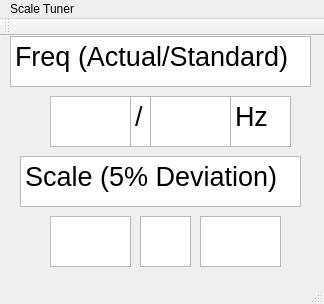
<?xml version="1.0" encoding="UTF-8"?>
<ui version="4.0">
 <class>MainWindow</class>
 <widget class="QMainWindow" name="MainWindow">
  <property name="geometry">
   <rect>
    <x>0</x>
    <y>0</y>
    <width>324</width>
    <height>304</height>
   </rect>
  </property>
  <property name="windowTitle">
   <string>MainWindow</string>
  </property>
  <widget class="QWidget" name="centralWidget">
   <widget class="QTextBrowser" name="textBrowser">
    <property name="geometry">
     <rect>
      <x>50</x>
      <y>60</y>
      <width>81</width>
      <height>51</height>
     </rect>
    </property>
    <property name="html">
     <string>&lt;!DOCTYPE HTML PUBLIC &quot;-//W3C//DTD HTML 4.0//EN&quot; &quot;http://www.w3.org/TR/REC-html40/strict.dtd&quot;&gt;
&lt;html&gt;&lt;head&gt;&lt;meta name=&quot;qrichtext&quot; content=&quot;1&quot; /&gt;&lt;style type=&quot;text/css&quot;&gt;
p, li { white-space: pre-wrap; }
&lt;/style&gt;&lt;/head&gt;&lt;body style=&quot; font-family:'Roboto'; font-size:12pt; font-weight:200; font-style:normal;&quot;&gt;
&lt;p style=&quot;-qt-paragraph-type:empty; margin-top:0px; margin-bottom:0px; margin-left:0px; margin-right:0px; -qt-block-indent:0; text-indent:0px;&quot;&gt;&lt;br /&gt;&lt;/p&gt;&lt;/body&gt;&lt;/html&gt;</string>
    </property>
   </widget>
   <widget class="QTextBrowser" name="textBrowser_2">
    <property name="geometry">
     <rect>
      <x>150</x>
      <y>60</y>
      <width>81</width>
      <height>51</height>
     </rect>
    </property>
    <property name="html">
     <string>&lt;!DOCTYPE HTML PUBLIC &quot;-//W3C//DTD HTML 4.0//EN&quot; &quot;http://www.w3.org/TR/REC-html40/strict.dtd&quot;&gt;
&lt;html&gt;&lt;head&gt;&lt;meta name=&quot;qrichtext&quot; content=&quot;1&quot; /&gt;&lt;style type=&quot;text/css&quot;&gt;
p, li { white-space: pre-wrap; }
&lt;/style&gt;&lt;/head&gt;&lt;body style=&quot; font-family:'Roboto'; font-size:12pt; font-weight:200; font-style:normal;&quot;&gt;
&lt;p style=&quot;-qt-paragraph-type:empty; margin-top:0px; margin-bottom:0px; margin-left:0px; margin-right:0px; -qt-block-indent:0; text-indent:0px;&quot;&gt;&lt;br /&gt;&lt;/p&gt;&lt;/body&gt;&lt;/html&gt;</string>
    </property>
   </widget>
   <widget class="QTextBrowser" name="textBrowser_3">
    <property name="geometry">
     <rect>
      <x>230</x>
      <y>60</y>
      <width>61</width>
      <height>51</height>
     </rect>
    </property>
    <property name="html">
     <string>&lt;!DOCTYPE HTML PUBLIC &quot;-//W3C//DTD HTML 4.0//EN&quot; &quot;http://www.w3.org/TR/REC-html40/strict.dtd&quot;&gt;
&lt;html&gt;&lt;head&gt;&lt;meta name=&quot;qrichtext&quot; content=&quot;1&quot; /&gt;&lt;style type=&quot;text/css&quot;&gt;
p, li { white-space: pre-wrap; }
&lt;/style&gt;&lt;/head&gt;&lt;body style=&quot; font-family:'Roboto'; font-size:12pt; font-weight:200; font-style:normal;&quot;&gt;
&lt;p style=&quot; margin-top:0px; margin-bottom:0px; margin-left:0px; margin-right:0px; -qt-block-indent:0; text-indent:0px;&quot;&gt;&lt;span style=&quot; font-size:20pt;&quot;&gt;Hz&lt;/span&gt;&lt;/p&gt;&lt;/body&gt;&lt;/html&gt;</string>
    </property>
   </widget>
   <widget class="QTextBrowser" name="textBrowser_4">
    <property name="geometry">
     <rect>
      <x>10</x>
      <y>0</y>
      <width>301</width>
      <height>51</height>
     </rect>
    </property>
    <property name="html">
     <string>&lt;!DOCTYPE HTML PUBLIC &quot;-//W3C//DTD HTML 4.0//EN&quot; &quot;http://www.w3.org/TR/REC-html40/strict.dtd&quot;&gt;
&lt;html&gt;&lt;head&gt;&lt;meta name=&quot;qrichtext&quot; content=&quot;1&quot; /&gt;&lt;style type=&quot;text/css&quot;&gt;
p, li { white-space: pre-wrap; }
&lt;/style&gt;&lt;/head&gt;&lt;body style=&quot; font-family:'Roboto'; font-size:12pt; font-weight:200; font-style:normal;&quot;&gt;
&lt;p style=&quot; margin-top:0px; margin-bottom:0px; margin-left:0px; margin-right:0px; -qt-block-indent:0; text-indent:0px;&quot;&gt;&lt;span style=&quot; font-size:20pt;&quot;&gt;Freq (Actual/Standard)&lt;/span&gt;&lt;/p&gt;&lt;/body&gt;&lt;/html&gt;</string>
    </property>
   </widget>
   <widget class="QTextBrowser" name="textBrowser_5">
    <property name="geometry">
     <rect>
      <x>20</x>
      <y>120</y>
      <width>281</width>
      <height>51</height>
     </rect>
    </property>
    <property name="html">
     <string>&lt;!DOCTYPE HTML PUBLIC &quot;-//W3C//DTD HTML 4.0//EN&quot; &quot;http://www.w3.org/TR/REC-html40/strict.dtd&quot;&gt;
&lt;html&gt;&lt;head&gt;&lt;meta name=&quot;qrichtext&quot; content=&quot;1&quot; /&gt;&lt;style type=&quot;text/css&quot;&gt;
p, li { white-space: pre-wrap; }
&lt;/style&gt;&lt;/head&gt;&lt;body style=&quot; font-family:'Roboto'; font-size:12pt; font-weight:200; font-style:normal;&quot;&gt;
&lt;p style=&quot; margin-top:0px; margin-bottom:0px; margin-left:0px; margin-right:0px; -qt-block-indent:0; text-indent:0px;&quot;&gt;&lt;span style=&quot; font-size:20pt;&quot;&gt;Scale (5% Deviation)&lt;/span&gt;&lt;/p&gt;&lt;/body&gt;&lt;/html&gt;</string>
    </property>
   </widget>
   <widget class="QTextBrowser" name="textBrowser_6">
    <property name="geometry">
     <rect>
      <x>130</x>
      <y>60</y>
      <width>21</width>
      <height>51</height>
     </rect>
    </property>
    <property name="html">
     <string>&lt;!DOCTYPE HTML PUBLIC &quot;-//W3C//DTD HTML 4.0//EN&quot; &quot;http://www.w3.org/TR/REC-html40/strict.dtd&quot;&gt;
&lt;html&gt;&lt;head&gt;&lt;meta name=&quot;qrichtext&quot; content=&quot;1&quot; /&gt;&lt;style type=&quot;text/css&quot;&gt;
p, li { white-space: pre-wrap; }
&lt;/style&gt;&lt;/head&gt;&lt;body style=&quot; font-family:'Roboto'; font-size:12pt; font-weight:200; font-style:normal;&quot;&gt;
&lt;p style=&quot; margin-top:0px; margin-bottom:0px; margin-left:0px; margin-right:0px; -qt-block-indent:0; text-indent:0px;&quot;&gt;&lt;span style=&quot; font-size:20pt;&quot;&gt;/&lt;/span&gt;&lt;/p&gt;&lt;/body&gt;&lt;/html&gt;</string>
    </property>
   </widget>
   <widget class="QTextBrowser" name="textBrowser_7">
    <property name="geometry">
     <rect>
      <x>140</x>
      <y>180</y>
      <width>51</width>
      <height>51</height>
     </rect>
    </property>
   </widget>
   <widget class="QTextBrowser" name="textBrowser_8">
    <property name="geometry">
     <rect>
      <x>50</x>
      <y>180</y>
      <width>81</width>
      <height>51</height>
     </rect>
    </property>
   </widget>
   <widget class="QTextBrowser" name="textBrowser_9">
    <property name="geometry">
     <rect>
      <x>200</x>
      <y>180</y>
      <width>81</width>
      <height>51</height>
     </rect>
    </property>
   </widget>
  </widget>
  <widget class="QMenuBar" name="menuBar">
   <property name="geometry">
    <rect>
     <x>0</x>
     <y>0</y>
     <width>324</width>
     <height>27</height>
    </rect>
   </property>
   <widget class="QMenu" name="menuScale_Tuner">
    <property name="title">
     <string>Scale Tuner</string>
    </property>
   </widget>
   <addaction name="menuScale_Tuner"/>
  </widget>
  <widget class="QToolBar" name="mainToolBar">
   <attribute name="toolBarArea">
    <enum>TopToolBarArea</enum>
   </attribute>
   <attribute name="toolBarBreak">
    <bool>false</bool>
   </attribute>
  </widget>
  <widget class="QStatusBar" name="statusBar"/>
 </widget>
 <layoutdefault spacing="6" margin="11"/>
 <resources/>
 <connections/>
</ui>
